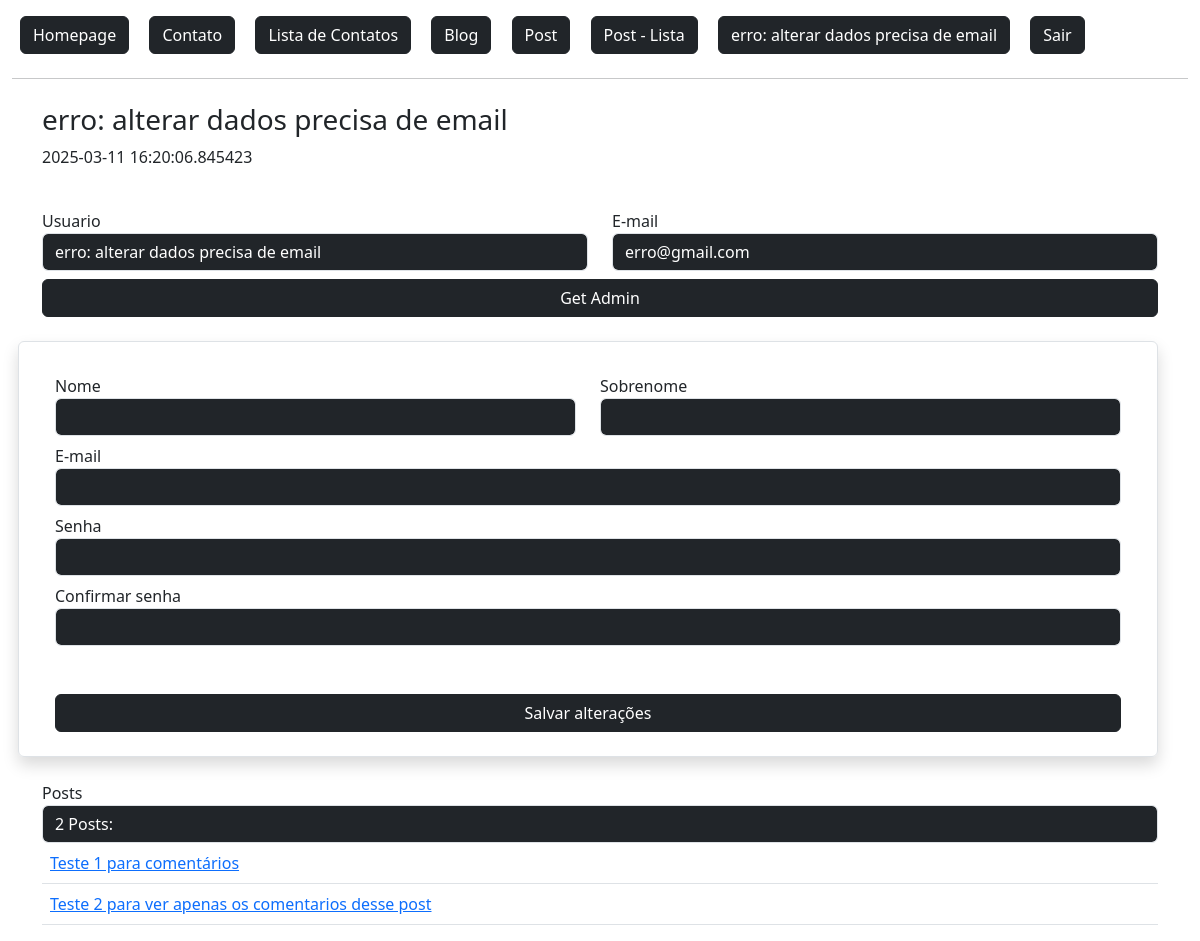
/dashboard/ (signed in), run on the app's committed database.
### flaskLearn/models.py (models this page shows, shortened)
class User(db.Model, UserMixin):
    id = db.Column(db.Integer, primary_key=True)
    admin = db.Column(db.Boolean, default=False)
    nome = db.Column(db.String, nullable=True)
    sobrenome = db.Column(db.String, nullable=True)
    email = db.Column(db.String, nullable=True)
    senha = db.Column(db.String, nullable=True)
    data_cadastro = db.Column(db.DateTime, default=datetime.now())
    posts = db.relationship('Post', backref='user', lazy=True) #É a tabela referenciada. (um usuario pode ter varios posts)
    post_comentarios = db.relationship('PostComentarios', backref='user', lazy=True) #É a tabela referenciada. (um usuario pode ter varios posts)

class Post(db.Model):
    id = db.Column(db.Integer, primary_key=True)
    data_criacao = db.Column(db.DateTime, default=datetime.now())
    titulo = db.Column(db.String, nullable=True)
    mensagem = db.Column(db.String, nullable=True)
    user_id = db.Column(db.Integer, db.ForeignKey('user.id'), nullable=True) #Tabela que referencia a tabela usuário
    comentarios = db.relationship('PostComentarios', backref='post', lazy=True) #É a tabela referenciada. (um usuario pode ter varios posts)

### flaskLearn/routes.py (the view)
@app.route('/dashboard/', methods=['GET', 'POST'])
@login_required                 # Exige login do usuário.
def dashboard():
    lenPosts = len(current_user.posts)
    obj = User.query.get(current_user.id)
    form = AlterUserForm()
    admform = AdminForm()
    context = {
        'lenPosts': lenPosts
    }
    if form.validate_on_submit():
        form.save()
        return redirect(url_for('dashboard'))
    if admform.validate_on_submit():
        admform.save()
        return redirect(url_for('dashboard'))
    return render_template('login/dashboard.html', obj=obj, context=context, form=form, admform=admform)

### flaskLearn/forms.py (shortened to what this page needs)
class AlterUserForm(FlaskForm):
    nome = StringField('Nome')
    sobrenome = StringField('Sobrenome')
    email = StringField('E-mail', validators=[Email()])
    senha = PasswordField('Senha')
    confirmacao_senha = PasswordField('Confirmar senha', validators=[EqualTo('senha')])
    btnSubmit = SubmitField('Salvar alterações')

class AdminForm(FlaskForm):
    btnSubmit = SubmitField('Get Admin')

### flaskLearn/models.py (called while the page is built)
@login_manager.user_loader # Retorna sessao do usuario no controle de login
def load_user(user_id):
    return User.query.get(user_id)

### flaskLearn/templates/login/dashboard.html (shortened to what this page needs)
{% extends 'baseTemplate/base.html' %}
{% block content %}
{% include 'baseTemplate/nav.html' %}
<div class="container mt-4">
    <div class="row">
        <h3>{{ obj.nome }} {{ obj.sobrenome }}</h3>
        <p>{{ obj.data_cadastro }}</p>
        <div class="col-md-6 mt-4">
            Usuario
            <input type="text" value="{{ obj.nome }} {{ obj.sobrenome }}" class="form-control bg-dark text-white" readonly>
        </div>
        <div class="col-md-6 mt-4">
            E-mail
            <input type="text" value="{{ obj.email }}" class="form-control bg-dark text-white" readonly>
        </div>
        <form action="" method="post">
            {{ admform.btnSubmit(class="btn btn-dark mt-2 col-12") }}
        </form>
        <form action="" method="post" class="row mt-4 p-4 rounded border shadow">
            <div class="col-md-6 mt-2">
                {{ form.nome.label() }}
                {{ form.nome(class="form-control col-6 bg-dark text-white") }}
            </div>
            <div class="col-md-6 mt-2">
                {{ form.sobrenome.label() }}
                {{ form.sobrenome(class="form-control col-6 bg-dark text-white")}}
            </div>
            <div class="col-12 mt-2">
                {{ form.email.label() }}
                {{ form.email(class="form-control col-12 bg-dark text-white")}}
            </div>
            <div class="col-12 mt-2">
                {{ form.senha.label() }}
                {{ form.senha(class="form-control col-12 bg-dark text-white")}}
            </div>
            <div class="col-12 mt-2">
                {{ form.confirmacao_senha.label() }}
                {{ form.confirmacao_senha(class="form-control col-12 bg-dark text-white")}}
            </div>
            <div class="col-12 mt-4">
                {{ form.btnSubmit(class="btn btn-dark mt-4 col-12")}}
            </div>
        </form>
        <div class="col-12 mt-4">
            Posts
            <input type="text" value="{{ context.lenPosts }} Posts:" class="form-control bg-dark text-white" readonly></input>
            <table class="table">
                <tbody>
                    {% for post in range(context.lenPosts) %}<a href="{{ url_for('postDetail', id=post) }}">
                        <tr>
                            <td>
                                <a href="{{ url_for('postDetail', id=post+1) }}">
                                    {{ current_user.posts[post].titulo }}
                                </a>
                            </td>
                        </tr>
                    {% endfor %}
                </tbody>
            </table>
        </div>
    </div>
</div>
{% endblock %}

### flaskLearn/templates/baseTemplate/nav.html
<a href="{{url_for('homepage')}}" class="btn btn-dark m-2">
    Homepage
</a>
<a href="{{url_for('contato')}}" class="btn btn-dark m-2">
    Contato
</a>
<a href="{{url_for('contatoLista')}}" class="btn btn-dark m-2">
    Lista de Contatos
</a>
<a href="{{url_for('editorBlog')}}" class="btn btn-dark m-2">
    Blog
</a>
<a href="{{url_for('postNovo')}}" class="btn btn-dark m-2">
    Post
</a>
<a href="{{url_for('postLista')}}" class="btn btn-dark m-2">
    Post - Lista
</a>
{% if current_user.is_authenticated %}
    <a href="{{ url_for('dashboard') }}" class="btn btn-dark m-2">
        {{ current_user.nome }} {{ current_user.sobrenome }}
    </a>
    <a href="{{ url_for('logout') }}" class="btn btn-dark m-2">
        Sair
    </a>
{% else %}
    <a href="{{url_for('login')}}" class="btn btn-dark m-2">
        Login
    </a>
{% endif %}
<hr>

### data on the page
User: nome "erro:", sobrenome "alterar dados precisa de email", data_cadastro "2025-03-11 16:20:06.845423", nome "erro: alterar dados precisa de email", email "erro@gmail.com"
Post: titulo "Teste 1 para comentários"
Post: titulo "Teste 2 para ver apenas os comentarios desse post"
